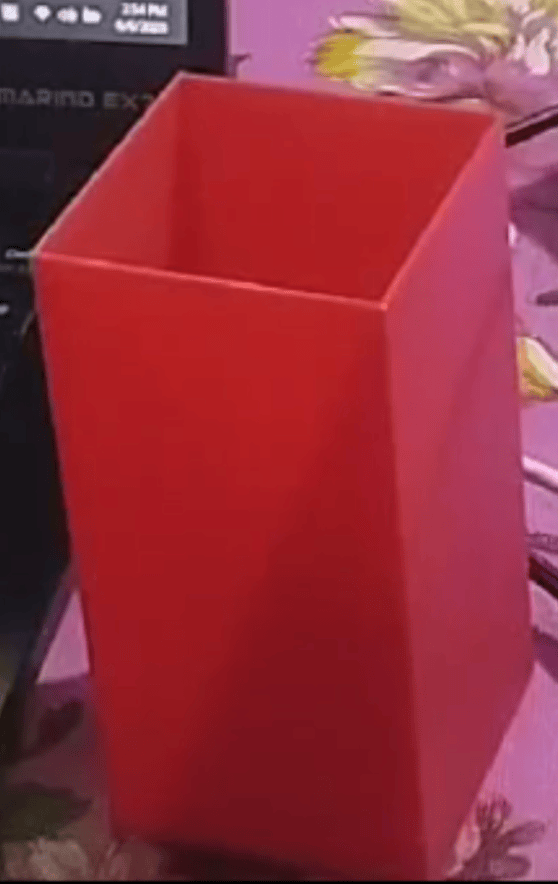
#> input picture shapes.png, 558 x 884 px, given in place of the camera
$ python RecObjDect.py
#> lines starting #> are read from the running program, lines starting #| are printed output that depends on the picture; after the words box and inside, x2 and y2 are one past the last pixel; in counts of white or black regions, pixels touching at a corner belong together
import cv2
import numpy as np
import json

# Object size and camera focal length (in cm and px)
KNOWN_WIDTH_CM = 10.0
ASPECT_RATIO = 2.0
FOCAL_LENGTH = 700.0

def detect_color(hsv, mask):
    # Red color range (two segments due to hue wrap-around)
    red_lower1 = np.array([0, 120, 70])
    red_upper1 = np.array([10, 255, 255])
    red_lower2 = np.array([170, 120, 70])
    red_upper2 = np.array([180, 255, 255])

    # Blue color range
    blue_lower = np.array([100, 150, 50])
    blue_upper = np.array([140, 255, 255])

    red_mask1 = cv2.inRange(hsv, red_lower1, red_upper1)
    red_mask2 = cv2.inRange(hsv, red_lower2, red_upper2)
    red_mask = red_mask1 + red_mask2
    blue_mask = cv2.inRange(hsv, blue_lower, blue_upper)

    red_overlap = cv2.bitwise_and(red_mask, red_mask, mask=mask)
    blue_overlap = cv2.bitwise_and(blue_mask, blue_mask, mask=mask)

    red_pixels = cv2.countNonZero(red_overlap)
    blue_pixels = cv2.countNonZero(blue_overlap)

    if red_pixels > blue_pixels and red_pixels > 100:
        return "Red"
    elif blue_pixels > red_pixels and blue_pixels > 100:
        return "Blue"
    else:
        return "Unknown"

def estimate_distance(perceived_width_px):
    if perceived_width_px == 0:
        return 0
    return round((KNOWN_WIDTH_CM * FOCAL_LENGTH) / perceived_width_px, 2)

def main():
    cap = cv2.VideoCapture(0)

    while True:
        ret, frame = cap.read()
#> frame is the input picture: shape (884, 558, 3); mean B, G, R 59.2, 47.3, 144.9
        if not ret:
            break

        red_count = 0
        blue_count = 0
        red_distances = []
        blue_distances = []

        red_axis = {"X": 0, "Y": 0}
        blue_axis = {"X": 0, "Y": 0}

        blurred = cv2.GaussianBlur(frame, (5, 5), 0)
        gray = cv2.cvtColor(blurred, cv2.COLOR_BGR2GRAY)
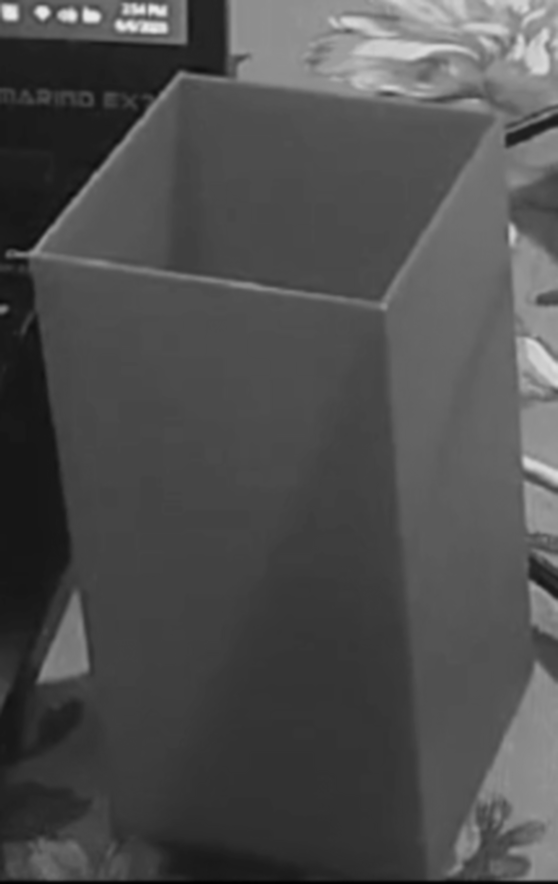
#> gray: shape (884, 558); min 2, max 232, mean 77.9
        edges = cv2.Canny(gray, 50, 150)
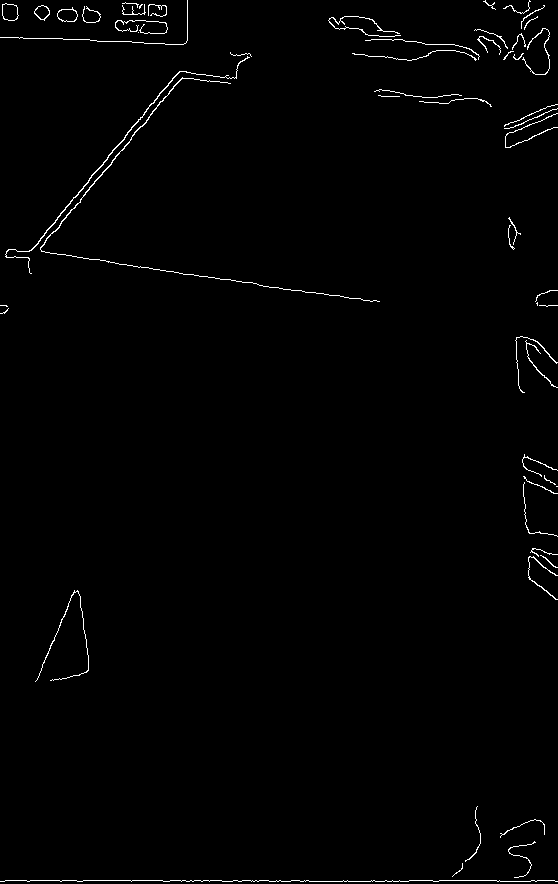
#> edges: shape (884, 558); 1% white in thin lines or dots

        contours, _ = cv2.findContours(edges, cv2.RETR_TREE, cv2.CHAIN_APPROX_SIMPLE)
#> contours = 60 contours, 45 with area under 20; largest, box (x1, y1, x2, y2) and area: (2, 3, 19, 21) 226, (2, 3, 19, 21) 222, (57, 7, 78, 22) 208, (57, 9, 78, 22) 196, (5, 56, 250, 274) 158
        hsv = cv2.cvtColor(frame, cv2.COLOR_BGR2HSV)
#> hsv: shape (884, 558, 3); mean H, S, V 158, 166, 145.2

        for cnt in contours:
            approx = cv2.approxPolyDP(cnt, 0.02 * cv2.arcLength(cnt, True), True)
            area = cv2.contourArea(cnt)

            if len(approx) == 4 and area > 1000:
                x, y, w, h = cv2.boundingRect(approx)
                rect_aspect = max(w, h) / min(w, h)
                if not (1.6 <= rect_aspect <= 2.4):
                    continue

                roi_mask = np.zeros(gray.shape, dtype=np.uint8)
                cv2.drawContours(roi_mask, [approx], -1, 255, -1)

                color = detect_color(hsv, roi_mask)
                distance_cm = estimate_distance(max(w, h))
                center_x = x + w // 2
                center_y = y + h // 2

                if color == "Red":
                    red_count += 1
                    red_distances.append(distance_cm)
                    if red_count == 1:
                        red_axis = {"X": center_x, "Y": center_y}
                elif color == "Blue":
                    blue_count += 1
                    blue_distances.append(distance_cm)
                    if blue_count == 1:
                        blue_axis = {"X": center_x, "Y": center_y}

                cv2.drawContours(frame, [approx], -1, (0, 255, 0), 2)
                cv2.putText(frame, f'{color} {distance_cm}cm', (x, y - 10), cv2.FONT_HERSHEY_SIMPLEX, 0.7, (255, 255, 255), 2)
#> this loop made 60 passes
#> area on passes 6, 7, 15, 16, 25, 31, 32, 42, 45, 46, 47, 50: 25.5, 40, 28, 25, 21, 124.5, 158.5, 30, 31, 207.5, 195.5, 153.5
#> after the loop, blue_count = 0; blue_distances = []; red_count = 0; red_distances = []

        avg_red_distance = round(sum(red_distances) / len(red_distances), 2) if red_distances else 0
#> avg_red_distance = 0
        avg_blue_distance = round(sum(blue_distances) / len(blue_distances), 2) if blue_distances else 0
#> avg_blue_distance = 0

        json_output = {
            "RedObject": {
                "IsRed": red_count > 0,
                "RedCounter": red_count,
                "RedDis": avg_red_distance,
                "RedAxis": red_axis
            },
            "BlueObject": {
                "IsBlue": blue_count > 0,
                "BlueCounter": blue_count,
                "BlueDis": avg_blue_distance,
                "BlueAxis": blue_axis
            }
        }

        print(json.dumps(json_output, indent=4))
#> (printed output is left out)
        cv2.imshow("Box Detection", frame)

        if cv2.waitKey(1) & 0xFF == ord('q'):
#> (key q is pressed here)
            break

    cap.release()
    cv2.destroyAllWindows()

if __name__ == "__main__":
    main()
